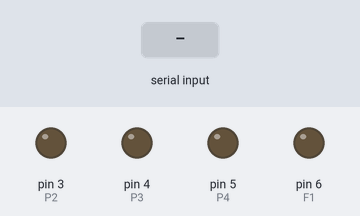
Simulated run of this sketch. Board: Arduino Nano, built with avr-gcc and run on an emulated ATmega328P. Parts: output pins drawn as LEDs (lit = HIGH). The test bench sets the inputs (shaded band). What the sketch prints to the serial monitor is not drawn.

Above: at 1.7 s.
1.8 s: "R" received over the second serial link
At 2.9 s:
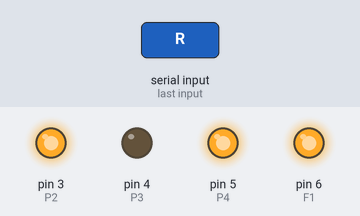
3.3 s: "1" received over the second serial link
At 4.1 s:
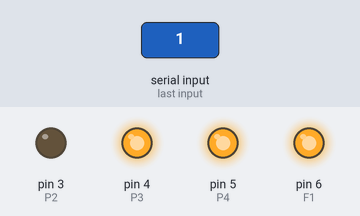
4.8 s: "0" received over the second serial link
At 5.2 s:
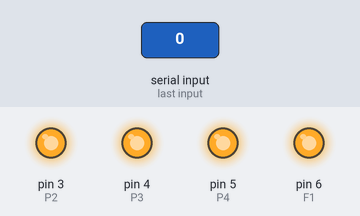
6.3 s: "2" received over the second serial link
At 7.5 s:
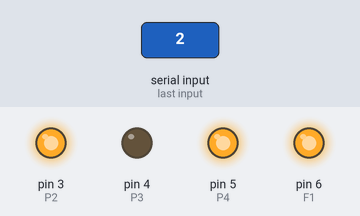
Timing chart, 0 to 8.8 s (numbered marks = the images above; inputs shaded):
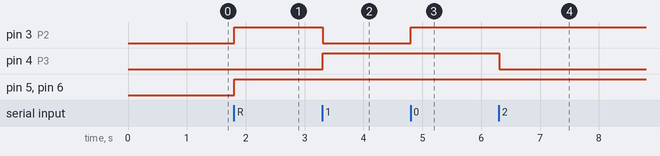

Measured:
- after the input at 1.8 s, pin 3 (P2), pin 5 (P4), pin 6 (F1): LOW → HIGH at once
- after the input at 3.3 s, pin 3 (P2): HIGH → LOW at once; pin 4 (P3): LOW → HIGH at once
- after the input at 4.8 s, pin 3 (P2): LOW → HIGH at once
- after the input at 6.3 s, pin 4 (P3): HIGH → LOW at once

The sketch:

gomb2.ino
```cpp
/*By Roee Bloch - Version 4
 * This includes: Latch Mode, Momentary Mode (selected by A5 input), and also feedback to Transmitter that the Receiver got transmission OK - by LED on Transmitter
 * Controls 4 logic output at 2 modes: Latch (each press change output ON/OFF), Momentary (output on just when button is pressed)
*HC-12 Moule Transciever Same code is for Transmitter and Receiver, setup through A4 Input
*Tested on Arduino Nano
* This SW is for Transmitter & Receiver, the choise is done by reading A4 & A5 inputs (analog inputs)
* A4=1=> TX, A4=0=>RX
 * A5=1=>LATCH (Default mode), A5=0=>Momentary the stting now is via variable latch_logic if 1=> latch if 0=> momentary
 *
 * NANO connections to HC-12 As follows:
 * ARDUINO NANO                                        HC-12-MODULE
 * _________________________________________________________________________
 * 5V            -> 1N4148 Anode, 1N4148 catode ->     HC-12/Pin-1 (VCC)
 * GND                  ------->                          GND
 * D11                  ------->                          RXD
 * D10                  ------->                          TXD
 *
 * NANO (TX MODULE)                              NANO (RX MODULE)
 * ______________________                    ________________________________
 * D2 --> SW --> GND (SW1)                   A4 --> GND
 * D3 --> SW --> GND (SW2)                   D2 --> OUTPUT 1
 * D4 --> SW --> GND (SW3)                   D3 --> OUTPUT 2
 * D5 --> SW --> GND (SW4)                   D4 --> OUTPUT 3
 *                                           D5 --> OUTPUT 4
 *
 *  FEEDBACK back will light Led on Trnasmitter for 100mS
 *  See connection Diagram here:
 *  https://goo.gl/photos/qog8gWPKpSDPgZen7
 *
 */
#define P1 2
#define P2 3
#define P3 4
#define P4 5
#define F1 6 // feedback back to transmitter


#define D1 3
#define D2 4
#define D3 5
#define D4 6

#define zeroCode 79

#include <SoftwareSerial.h>
SoftwareSerial mySerial(10, 11); // RX, TX
char latch; // , if latch=1 then Latch
int read_A4, read_A5, i, read_P1, read_P2, read_P3, read_P4;
int TX_CODE, RX_READ, mode, TX_CODE_OLD; //if mode= 1 then TX
int RP1, RP2, RP3, RP4, RP5;
volatile byte SW1 = 0, SW2 = 0, SW3 = 0, SW4 = 0, SW5 = 0;
boolean S1, S2, S3, S4, S5;
byte TEST;
char TXTOSEND,feedback;
int FLAG=1,latch_logic;
void setup() {
  Serial.begin(9600);
  mySerial.begin(9600);
  Serial.println("Hello HC-12 TX and RX SW, A4-Low=TX A4-HIGH=RX A5-LOW=Momemtary A5-HIGH=LATCH");
 // mySerial.println("Hello HC-12 TX and RX SW, A4-Low=TX A4-HIGH=RX A5-LOW=Momemtary A5-HIGH=LATCH");
  // This is for internal pull ups resistors on A4 and A5 Inputs

  delay(500);
  pinMode(A4, INPUT_PULLUP);
  pinMode(A5, INPUT_PULLUP);
  read_A4 = analogRead(A5);
  read_A5 = 0;
  //read_A5 = analogRead(A4);
  mode = 0;
  /*if ((read_A4) > 500) {
    mode = 1;
    Serial.println("TX Mode");
  }
  else
  {
    mode = 0;
    Serial.println("RX Mode");
  }

  if ((read_A5) > 500) {
    latch = 1;
    latch_logic=latch;
    Serial.println("LATCH Mode");
  }
  else
  {
    latch = 0;
    latch_logic=latch;
    Serial.println("Momentary Mode");
  }
 */
  if (mode == 1) // TX
  {
    pinMode(P1, INPUT);           // set pin to input
    digitalWrite(P1, HIGH);       // turn on pullup resistors
    pinMode(P2, INPUT);           // set pin to input
    digitalWrite(P2, HIGH);       // turn on pullup resistors
    pinMode(P3, INPUT);           // set pin to input
    digitalWrite(P3, HIGH);       // turn on pullup resistors
    pinMode(P4, INPUT);           // set pin to input
    digitalWrite(P4, HIGH);       // turn on pullup resistors
    pinMode(F1, OUTPUT);           // set pin to input
    digitalWrite(F1, LOW);
  }
  else
  {
    pinMode(D1, OUTPUT);           // set pin to input
    digitalWrite(D1, LOW);       // turn on pullup resistors
    pinMode(D2, OUTPUT);           // set pin to input
    digitalWrite(D2, LOW);       // turn on pullup resistors
    pinMode(D3, OUTPUT);           // set pin to input
    digitalWrite(D3, LOW);       // turn on pullup resistors
    pinMode(D4, OUTPUT);           // set pin to input
    digitalWrite(D4, LOW);       // turn on pullup resistors

  }

}

void loop() {
  if (mode == 1) //TX Mode
  {
    TX_MODE();
  }
  else
  {
    RX_MODE();
  }

}

void TX_MODE()
{
  while (1)
  {
    {
      read_P1 = digitalRead(P1);
      read_P2 = digitalRead(P2);
      read_P3 = digitalRead(P3);
      read_P4 = digitalRead(P4);

      //if(read_P1 == 0 ){digitalWrite(F1, HIGH);}

      TX_CODE = 64 + (read_P1 * 1) + (read_P2 * 2) + (read_P3 * 4) + (read_P4 * 8); // converting TX to one char
      TXTOSEND = TX_CODE; // conver to char for sending OK
      if (FLAG==0) // skip first time on FLAG=1
          {
          if (latch==1)
              {
              if ((TX_CODE != TX_CODE_OLD)&&(latch_logic==1))  // transmit only on change
              {
                Serial.print(TX_CODE, BIN);
                mySerial.print(TXTOSEND);
              }
              delay(100);
              TX_CODE_OLD = TX_CODE;
              }
              else
              {
                if(read_P1 != 1 || read_P2 != 1 || read_P3 !=1 || read_P4 !=1 ){
                Serial.print(TX_CODE, BIN);
                mySerial.print(TXTOSEND);
                delay(2000);
                TXTOSEND = zeroCode;
                Serial.print(zeroCode, BIN);
                mySerial.print(TXTOSEND);
                }
                /*delay(2500);
                if((TX_CODE != TX_CODE_OLD)&&(latch_logic==1)){
                  Serial.print(TX_CODE, BIN);
                  mySerial.print(TXTOSEND);
                  TX_CODE_OLD = TX_CODE;
                  }*/

              }

          }
      else FLAG=0;
    }
    //if(read_P1 == 1 ){digitalWrite(F1, LOW);}
    feedback=mySerial.read();
    if (feedback=='R')
    {
    Serial.println("Data_Sent_OK"); // feedback to serial port
    digitalWrite(F1, HIGH);    // Ligjt Led Back on Transmitter
    delay(10);
    digitalWrite(F1, LOW);
    }
  }
}

void RX_MODE()
{
  while (1)
  {
    if (mySerial.available()) {
      // read the incoming byte:

      RX_READ = mySerial.read();
      TEST = RX_READ;

      RP1 = (TEST) & (1);
      RP2 = (TEST) & (2);
      RP3 = (TEST) & (4);
      RP4 = (TEST) & (8);
      RP5 = (TEST) & (16);

      mySerial.flush();

      // When button is pressed (logic 0) toggling the apropriate LED Latch mode only
      if ((latch==1)&&(latch_logic==1))
      {
        if (RP1 == 0) SW1 = ~(SW1);
        if (RP2 == 0) SW2 = ~(SW2);
        if (RP3 == 0) SW3 = ~(SW3);
        if (RP4 == 0) SW4 = ~(SW4);
        if (RP5 == 0) SW5 = ~(SW5);
         mySerial.print("15"); // This is feedback back to transmitter
      }
          else // Momentary mode ON only when button is pressed continously
      {
        if (RP1 == 0)
        {
          SW1 = 1;
          mySerial.print(char(27)); // This is feedback back to transmitter
        } else SW1=0;
        if (RP2 == 0)
        {
          SW2 = 1;
          mySerial.print(char(5)); // This is feedback back to transmitter
        }  else SW2=0;
        if (RP3 == 0)
        {
          SW3 = 1;
          mySerial.print(String(1000)); // This is feedback back to transmitter
        } else SW3=0;
        if (RP4 == 0)
        {
          SW4 = 1;
          mySerial.print(char(-3)); // This is feedback back to transmitter
        }  else SW4=0;
        if (RP5 == 0)
        {
          SW5 = 1;
          mySerial.print(char(-3)); // This is feedback back to transmitter
        }  else SW5=0;
      }


//convert to bit for Digital-Out from Arduino
       S1= SW1 & 1;
       S2= SW2 & 1;
       S3= SW3 & 1;
       S4= SW4 & 1;
       S5= SW5 & 1;

       digitalWrite(D1, S1);
       digitalWrite(D2, S2);
       digitalWrite(D3, S3);
       digitalWrite(D4, S4);

      delay(100);
      /*Serial.print("S1=");
      Serial.print(SW1);
      Serial.print("  S2=");
      Serial.print(SW2);
      Serial.print("  S3=");
      Serial.print(SW3);
      Serial.print("  S4=");
      Serial.println(SW4);*/

    }
  }
}
```
